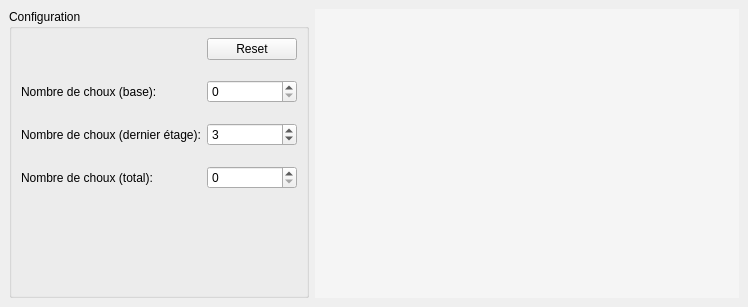
<?xml version="1.0" encoding="UTF-8"?>
<ui version="4.0">
 <class>choux_window</class>
 <widget class="QMainWindow" name="choux_window">
  <property name="geometry">
   <rect>
    <x>0</x>
    <y>0</y>
    <width>748</width>
    <height>307</height>
   </rect>
  </property>
  <property name="windowTitle">
   <string>Choux Pro CS12.28.15 alpha turbo prime</string>
  </property>
  <widget class="QWidget" name="centralwidget">
   <layout class="QHBoxLayout" name="horizontalLayout">
    <item>
     <widget class="QGroupBox" name="groupBox">
      <property name="minimumSize">
       <size>
        <width>300</width>
        <height>0</height>
       </size>
      </property>
      <property name="maximumSize">
       <size>
        <width>300</width>
        <height>16777215</height>
       </size>
      </property>
      <property name="title">
       <string>Configuration</string>
      </property>
      <layout class="QGridLayout" name="gridLayout">
       <property name="verticalSpacing">
        <number>20</number>
       </property>
       <item row="1" column="1">
        <widget class="QSpinBox" name="base">
         <property name="maximum">
          <number>1000</number>
         </property>
        </widget>
       </item>
       <item row="2" column="1">
        <widget class="QSpinBox" name="last">
         <property name="maximum">
          <number>1000</number>
         </property>
         <property name="value">
          <number>3</number>
         </property>
        </widget>
       </item>
       <item row="2" column="0">
        <widget class="QLabel" name="label_2">
         <property name="text">
          <string>Nombre de choux (dernier étage):</string>
         </property>
        </widget>
       </item>
       <item row="3" column="1">
        <widget class="QSpinBox" name="total">
         <property name="maximum">
          <number>1000</number>
         </property>
        </widget>
       </item>
       <item row="1" column="0">
        <widget class="QLabel" name="label">
         <property name="text">
          <string>Nombre de choux (base):</string>
         </property>
        </widget>
       </item>
       <item row="4" column="0">
        <spacer name="verticalSpacer">
         <property name="orientation">
          <enum>Qt::Vertical</enum>
         </property>
         <property name="sizeHint" stdset="0">
          <size>
           <width>20</width>
           <height>40</height>
          </size>
         </property>
        </spacer>
       </item>
       <item row="3" column="0">
        <widget class="QLabel" name="label_3">
         <property name="text">
          <string>Nombre de choux (total):</string>
         </property>
        </widget>
       </item>
       <item row="0" column="1">
        <widget class="QPushButton" name="reset">
         <property name="text">
          <string>Reset</string>
         </property>
        </widget>
       </item>
      </layout>
     </widget>
    </item>
    <item>
     <widget class="QLabel" name="results">
      <property name="styleSheet">
       <string notr="true">background-color: rgba(255, 255, 255, 100);
font: 11pt &quot;MS Shell Dlg 2&quot;;</string>
      </property>
      <property name="text">
       <string/>
      </property>
      <property name="alignment">
       <set>Qt::AlignJustify|Qt::AlignVCenter</set>
      </property>
     </widget>
    </item>
   </layout>
  </widget>
 </widget>
 <resources/>
 <connections>
  <connection>
   <sender>base</sender>
   <signal>valueChanged(int)</signal>
   <receiver>choux_window</receiver>
   <slot>input_changed()</slot>
   <hints>
    <hint type="sourcelabel">
     <x>223</x>
     <y>41</y>
    </hint>
    <hint type="destinationlabel">
     <x>373</x>
     <y>153</y>
    </hint>
   </hints>
  </connection>
  <connection>
   <sender>last</sender>
   <signal>valueChanged(int)</signal>
   <receiver>choux_window</receiver>
   <slot>input_changed()</slot>
   <hints>
    <hint type="sourcelabel">
     <x>223</x>
     <y>81</y>
    </hint>
    <hint type="destinationlabel">
     <x>373</x>
     <y>153</y>
    </hint>
   </hints>
  </connection>
  <connection>
   <sender>total</sender>
   <signal>valueChanged(int)</signal>
   <receiver>choux_window</receiver>
   <slot>input_changed()</slot>
   <hints>
    <hint type="sourcelabel">
     <x>223</x>
     <y>121</y>
    </hint>
    <hint type="destinationlabel">
     <x>373</x>
     <y>153</y>
    </hint>
   </hints>
  </connection>
  <connection>
   <sender>reset</sender>
   <signal>clicked()</signal>
   <receiver>choux_window</receiver>
   <slot>reset()</slot>
   <hints>
    <hint type="sourcelabel">
     <x>211</x>
     <y>43</y>
    </hint>
    <hint type="destinationlabel">
     <x>373</x>
     <y>153</y>
    </hint>
   </hints>
  </connection>
 </connections>
 <slots>
  <slot>input_changed()</slot>
  <slot>reset()</slot>
 </slots>
</ui>
